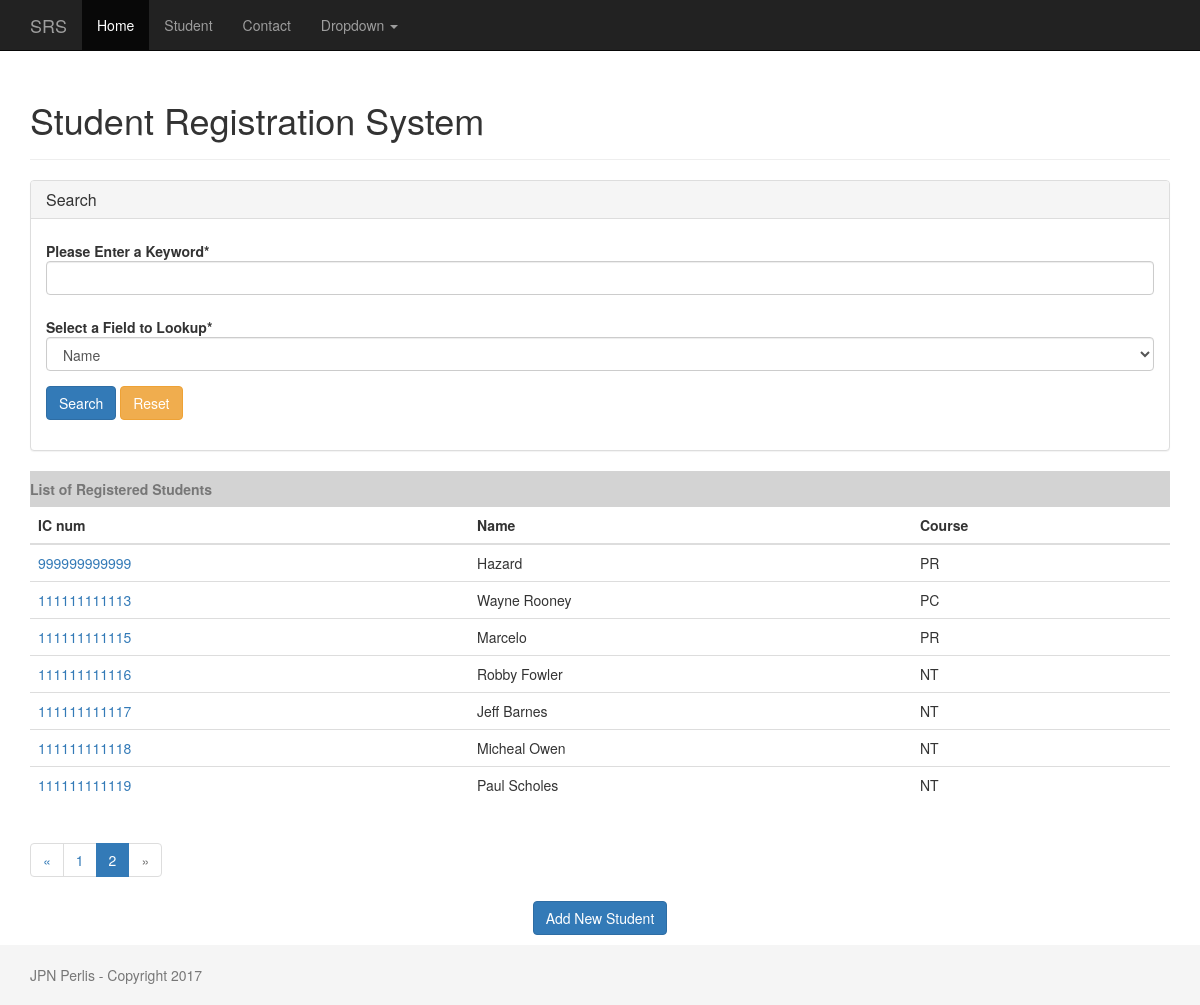
Page /student/?page=2&search=&select_buttons= on the committed database.
### student/models.py (models this page shows, shortened)
class Student(models.Model):
    PROGAMMING = 'PR'
    NETWORKING = 'NT'
    PCTECH = 'PC'
    COURSE_CHOICES = (
        (PROGAMMING, 'Programming'),
        (NETWORKING, 'Networking'),
        (PCTECH, 'PC Technichian'),
    )
    createdby = models.ForeignKey('auth.User',on_delete=models.CASCADE)
    icnum = models.CharField('ID Number',max_length=12,unique=True,blank=False,null=False)
    name = models.CharField('Name',max_length=300)
    course = models.CharField('Courserwork',max_length=2,choices=COURSE_CHOICES,default=PCTECH,)
    created_date = models.DateTimeField('Created Date',default=timezone.now)

### student/views.py (the view)
# urls.py: 2. Add a URL to urlpatterns:  path('', views.home, name='home')
def home(request):
    if request.method == "POST" :
        select_buttons = request.POST.get("select_buttons", "")
        search = request.POST.get("search", "")
        if select_buttons == 'icnum':
            students = Student.objects.filter(icnum__startswith=search).order_by('created_date')
        elif select_buttons == 'course':
            students = Student.objects.filter(course__startswith=search).order_by('created_date')
        else:
            students = Student.objects.filter(name__startswith=search).order_by('created_date')
        if students:
            messages.success(request, str(len(students)) + " record(s) was/were found for keyword = " + str(request.POST.get("search", "")))
            page = 1
        else:
            messages.error(request, "Sorry, No record was found for keyword = " + str(request.POST.get("search", "")))
    else:
        select_buttons = request.GET.get("select_buttons", "")
        search = request.GET.get("search", "")
        if search:
            if select_buttons == 'icnum':
                students = Student.objects.filter(icnum__startswith=search).order_by('created_date')
            elif select_buttons == 'course':
                students = Student.objects.filter(course__startswith=search).order_by('created_date')
            else:
                students = Student.objects.filter(name__startswith=search).order_by('created_date')
        else:
            students = Student.objects.all().order_by('created_date')
        page = request.GET.get('page', 1)
    paginator = Paginator(students, 10)
    try:
        students = paginator.page(page)
    except PageNotAnInteger:
        students = paginator.page(1)
    except EmptyPage:
        students = paginator.page(paginator.num_pages)
    return render(request, 'student/home.html', {'form': SearchForm(), 'students': students,
        'search':search, 'select_buttons': select_buttons })

### student/forms.py
class SearchForm(forms.Form):
    search = forms.CharField(label="Please Enter a Keyword")
    select_buttons = forms.ChoiceField(
        label='Select a Field to Lookup',
        choices = (
            ('name', "Name"),
            ('icnum', "ID/IC Number"),
            ('course', "Course")
        ),
        widget = forms.Select,
        initial = 'name',
    )
    helper = FormHelper()
    helper.form_class = 'form-horizontal'
    helper.layout = Layout(
        Field('search', css_class='input-xlarge'),
        Field('select_buttons', css_class='input-xlarge'),
        FormActions(
            Submit('submit_change', 'Search', css_class="btn-primary"),
            HTML('<a class="btn btn-warning" href={% url "student_home" %}>Reset</a>'),
        )
    )

### templates/student/home.html (shortened to what this page needs)
{% extends 'baseproj.html' %}
{% load crispy_forms_tags %}
{% block content %}
<div class="page-header">
  <h1>Student Registration System</h1>
</div>
<div class="panel panel-default">
    <div class="panel-heading">
        <h1 class="panel-title">Search</h1>
    </div>
    <div class="panel-body">
      {% crispy form %}
    </div>
</div>
   	<table class="table">
      <caption style="border: inherit; background-color: lightgrey;">
            <span class="align-centre"><strong>List of Registered Students</strong></span>
        </caption>
        <thead class="thead-inverse">
          <tr>
            <th>IC num</th>
            <th>Name</th>
            <th>Course</th>
          </tr>
        </thead>
        <tbody>
        {% if students  %}
          {% for student in students %}
            <tr>
              <td>
                <a href="{% url 'student_detail' student.pk %}">{{ student.icnum }}</a>
              </td>
              <td class="align-middle">{{ student.name }}</td>
              <td class="align-middle">{{ student.course }}</td>
            </tr>
          {% endfor %}
        {% else %}
        	<tr>
        	  <td colspan="3">No Records so far..!!</td>
              <td>
              </td>
            </tr>
        {% endif %}
        </tbody>
    </table>
    <div class="center-block">
      {% if students.has_other_pages %}
        <ul class="pagination">
          {% if students.has_previous %}
            <li><a href="?page={{ students.previous_page_number }}&search={{ search }}&select_buttons={{ select_buttons }}">&laquo;</a></li>
          {% else %}
            <li class="disabled"><span>&laquo;</span></li>
          {% endif %}
          {% for i in students.paginator.page_range %}
            {% if students.number == i %}
              <li class="active"><span>{{ i }} <span class="sr-only">(current)</span></span></li>
            {% else %}
              <li><a href="?page={{ i }}&search={{ search }}&select_buttons={{ select_buttons }}">{{ i }}</a></li>
            {% endif %}
          {% endfor %}
          {% if students.has_next %}
            <li><a href="?page={{ students.next_page_number }}&search={{ search }}&select_buttons={{ select_buttons }}">&raquo;</a></li>
          {% else %}
            <li class="disabled"><span>&raquo;</span></li>
          {% endif %}
        </ul>
      {% endif %}
    </div>
       <p class="text-center">
	    <a href="{% url 'student_new' %}" class="btn btn-primary" >Add New Student</a>
	  </p>
{% endblock %}

### static/css/sticky-footer-navbar.css (style rules this page uses)
html { position: relative; min-height: 100%; }
body { margin-bottom: 60px; }
.form-horizontal .form-group { margin-right: 0px; margin-left: 0px; }

### rows in the picture
Student: icnum "999999999999", name "Hazard", course "PR"
Student: icnum "111111111113", name "Wayne Rooney", course "PC"
Student: icnum "111111111115", name "Marcelo", course "PR"
Student: icnum "111111111116", name "Robby Fowler", course "NT"
Student: icnum "111111111117", name "Jeff Barnes", course "NT"
Student: icnum "111111111118", name "Micheal Owen", course "NT"
Student: icnum "111111111119", name "Paul Scholes", course "NT"

### other values in the picture
{{ i }} "1"
{{ i }} "2"
